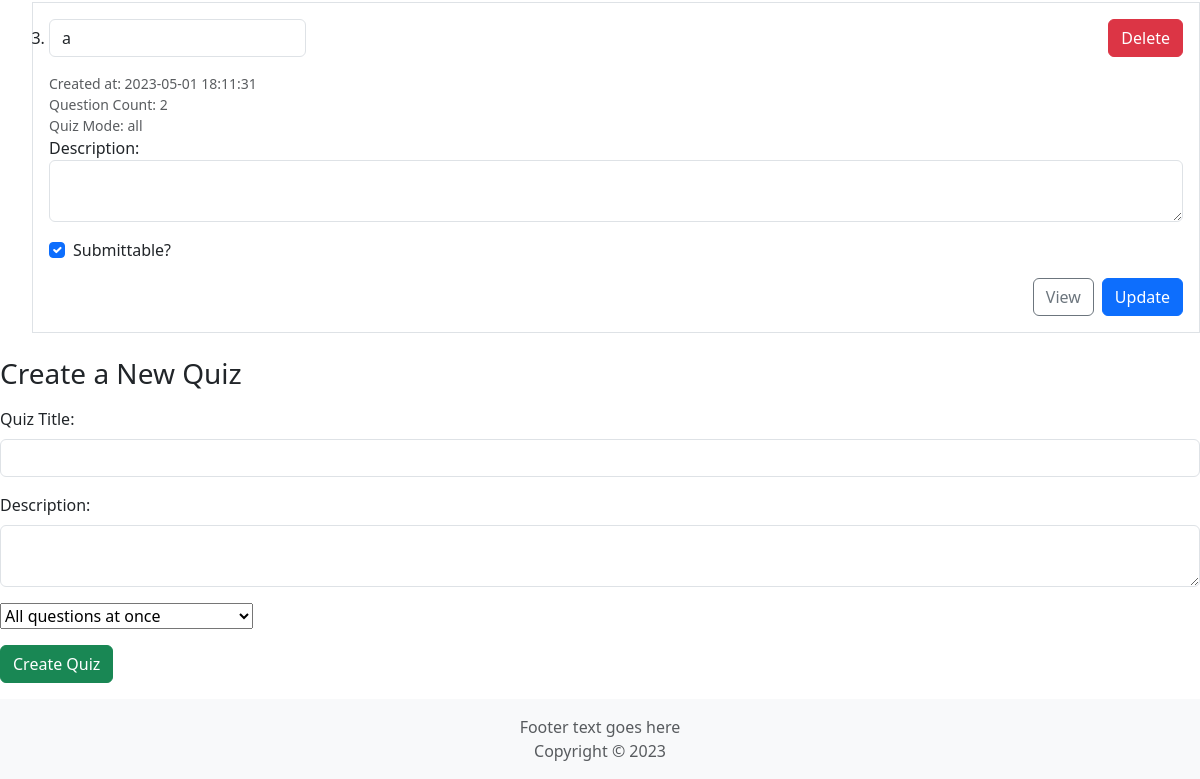
Page /quizzes (signed in, lower part) on the earlier database version.
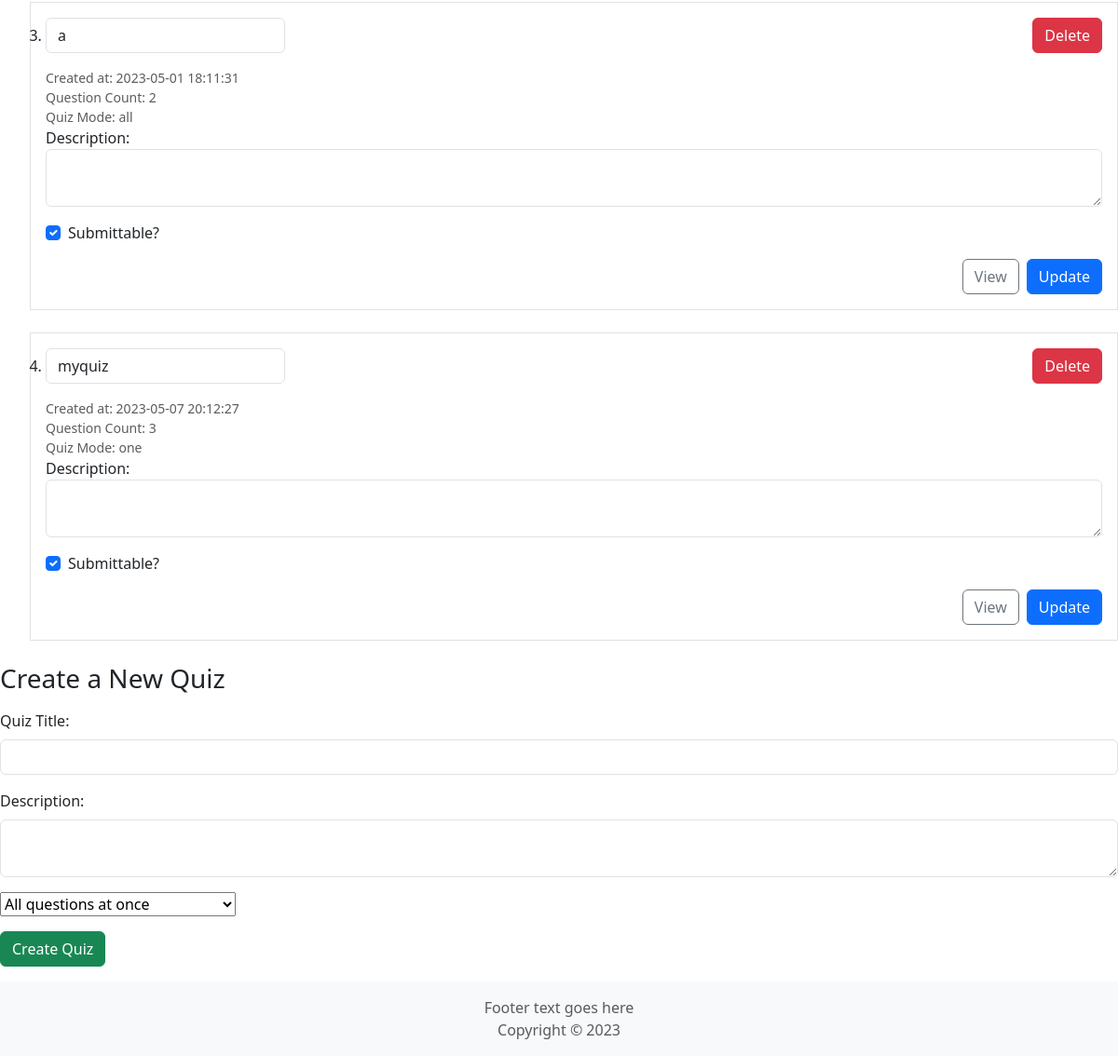
Same page on the later database version.
### tables this page shows
CREATE TABLE `quizzes` (
  `id` int(11) NOT NULL,
  `title` varchar(255) NOT NULL,
  `description` varchar(512) DEFAULT NULL,
  `user_id` int(11) NOT NULL,
  `created_at` timestamp NULL DEFAULT current_timestamp(),
  `submittable` tinyint(1) DEFAULT 0,
  `mode` enum('all','one') NOT NULL DEFAULT 'all'
);

### src/Controller/BaseController.php (called while the page is built, shortened)
<?php
class BaseController{
    public function render($view, $params = [])
    {
        return View::render($view, $params);
    }
}

### src/Controller/QuizController.php (called while the page is built, shortened)
<?php
class QuizController extends BaseController{
    public function index(){
        if(User::isTeacher($_SESSION['id'])){
            $quizzes = Quiz::getQuizzesByUser(utils::getSession('id'));
            return  $this->render('quiz/quizzes_teacher', ['quizzes'=>$quizzes]);
        }else{
            $quizzes = Quiz::getSubmittableQuizzes();
            return $this->render('quiz/quizzes_student', ['quizzes'=>$quizzes]);
        }
    }
}

### src/Config/Application.php (called while the page is built, shortened)
<?php
class Application {
    public static string $ROOT_DIR;
    private Router $router;
    function __construct($router, $rootPath)
    {
        self::$ROOT_DIR = $rootPath;
        $this->router = $router;
    }
    function run(){
        try{
            $this->router->dispatch();
        }
        catch(NotFoundException $e){
            $error_page = Application::$ROOT_DIR."/src/View/error.php";
            $this->handleExceptions($e, $error_page);
        }
        catch(\Exception $e){
            $this->handleExceptions($e);
        }
    }
}

### index.php (called while the page is built, shortened)
<?php
$router = new Router();
$router->get('custom', function(){
    echo "This custom route";
});
$router->get('/', [HomeController::class, 'index']);
$router->get('login', [AuthController::class, 'login']);
$router->get('signup', [AuthController::class, 'signup']);
$router->get('logout', [AuthController::class, 'logout']);
$router->post('login', [AuthController::class, 'login']);
$router->post('signup', [AuthController::class, 'signup']);
$router->get('admin/users', [AdminController::class, 'index']);
$router->post('admin/users/update', [AdminController::class, 'updateUser']);
$router->post('admin/users/password', [AdminController::class, 'changeUserPassword']);
$router->get('admin/users/delete', [AdminController::class, 'deleteUser']);
$router->get('quiz', [QuizController::class, 'show']);
$router->get('quizzes', [QuizController::class, 'index']);
$router->get('quiz/delete', [QuizController::class, 'delete']);
$router->post('quiz/update', [QuizController::class, 'update']);
$router->post('quiz/store', [QuizController::class, 'store']);
$router->post('quiz/take', [QuizStudentController::class, 'store']);
$router->post('quiz/take/one', [QuizStudentController::class, 'take']);
$router->post('all', [QuizController::class, 'all']);
$router->get('question/delete', [QuestionController::class, 'delete']);
$router->post('question/store', [QuestionController::class, 'store']);
$router->post('question/update', [QuestionController::class, 'update']);
$router->get('option/delete', [OptionController::class, 'delete']);
$router->post('option/store', [OptionController::class, 'store']);
$router->post('option/update', [OptionController::class, 'update']);
$router->get('leaderboard', [DashboardController::class, 'leaderboard']);
$router->get('dashboard', [DashboardController::class, 'dashboard']);
$router->get('account', [UserController::class, 'index']);
$router->post('account/update', [UserController::class, 'update']);
$router->post('account/password', [UserController::class, 'changePassword']);
$router->post('account/image', [UserController::class, 'changeImage']);
$app = new Application($router, __DIR__);
$app->run();

### src/Config/Database.php (called while the page is built, shortened)
<?php
class Database{
    static public function query($sql, $sql_parms = []){
        $db =  Database::connect();
        $query = null;
        if(empty($sql_parms)){
            $query = $db->query($sql);
        }else{
            $query = $db->prepare($sql);
            $query->execute($sql_parms);
        }
        $data = $query->fetchAll(\PDO::FETCH_ASSOC);
        return $data;
    }
    static public function connect(){
        try{
            return new \PDO(Config::CONFIG['db'],Config::CONFIG['db_user'],Config::CONFIG['db_password']);
        }catch(PDOException $e){
            return null;
        }
    }
}

### src/Model/QuizModel.php (called while the page is built, shortened)
<?php
class QuizModel extends Database{
    static function getQuizzesByUser($user_id){
        $sql ="SELECT quizzes.id, quizzes.mode, quizzes.title, quizzes.created_at, quizzes.description,
            submittable, COUNT(questions.id) as question_count
        FROM quizzes
        LEFT JOIN questions ON quizzes.id = questions.quiz_id
        where quizzes.user_id = :user_id
        GROUP BY quizzes.id
        ";
        return Database::query($sql, [':user_id'=>$user_id]);
    }
}

### src/View/quiz/quizzes_teacher.php (the view, shortened to what the changed rows need)
<section class="quizzes-section">
  <div class="quiz-list">
    <ol>
    <?php foreach($quizzes as $quiz): ?>
    <form class="update-quiz-form mb-4">
      <div class="quiz-card border p-3">
        <div class="d-flex justify-content-between align-items-center mb-3">
          <li><input class="quiz-title form-control" type="text" name="quiz_title" value="<?php echo $quiz['title']; ?>"></li>
          <a class="delete-quiz-link btn btn-danger" href="quiz/delete?id=<?php echo $quiz['id']; ?>">Delete</a>
        </div>
        <div>
          <small class="text-muted mb-3">Created at: <?php echo $quiz['created_at']; ?></small>
        </div>
        <div>
          <small class="text-muted mb-3">Question Count: <?php echo $quiz['question_count']; ?></small>
        </div>
        <div>
          <small class="text-muted mb-3">Quiz Mode: <?php echo $quiz['mode']; ?></small>
        </div>
        <div class="form-group mb-3">
          <label for="quiz-description">Description:</label>
          <textarea class="form-control quiz-description" id="quiz-description" name="quiz_description"><?php echo $quiz['description']; ?></textarea>
        </div>
        <div class="form-check mb-3">
          <input class="form-check-input quiz-submittable" type="checkbox" id="submittable" name="submittable" value="1" <?php if($quiz['submittable']){ echo "checked";} ?>>
          <label class="form-check-label" for="submittable">Submittable?</label>
        </div>
        <div class="d-flex justify-content-end">
          <a class="btn btn-outline-secondary me-2 quiz-view-link" href="quiz?id=<?php echo $quiz['id']; ?>">View</a>
          <button class="btn btn-primary quiz-update-btn" type="submit">Update</button>
        </div>
      </div>
    </form>
    <?php endforeach; ?>
  </ol>
  </div>
</section>

Differences in the rows shown:
added quizzes: quiz_title "myquiz", created_at "2023-05-07 20:12:27", question_count "3", mode "one", submittable "☑"
